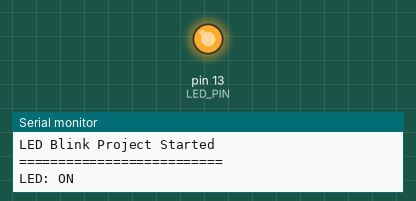
This sketch was run on a simulated Arduino Uno, built with avr-gcc and run on an emulated ATmega328P. Shown: output pins drawn as LEDs (lit = HIGH), the last lines printed to the serial monitor.

Above: at 0.5 s.
At 12.7 s:
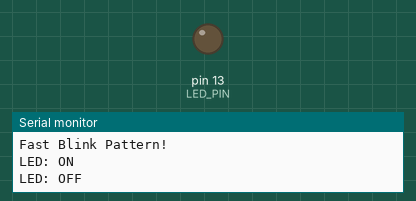
Timing chart, 0 to 14.6 s (numbered marks = the images above):
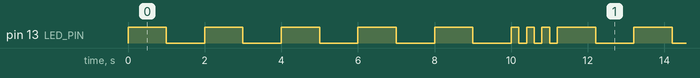

The sketch:

led_blink.ino
```cpp
/*
 * Basic LED Blink
 * Blinks an LED on pin 13
 *
 * Components:
 * - Arduino Board
 * - LED
 * - 220Ω Resistor
 *
 * Created: 2024
 * Author: Arduino Projects Suite
 * Version: 1.0
 */

// Pin Definitions
const int LED_PIN = 13;  // Built-in LED pin

// Timing Variables
const int BLINK_DELAY = 1000;  // Delay in milliseconds

void setup() {
  // Initialize serial communication
  Serial.begin(9600);

  // Initialize LED pin as output
  pinMode(LED_PIN, OUTPUT);

  // Print startup message
  Serial.println("LED Blink Project Started");
  Serial.println("==========================");
}

void loop() {
  // Turn LED ON
  digitalWrite(LED_PIN, HIGH);
  Serial.println("LED: ON");

  // Wait for specified time
  delay(BLINK_DELAY);

  // Turn LED OFF
  digitalWrite(LED_PIN, LOW);
  Serial.println("LED: OFF");

  // Wait for specified time
  delay(BLINK_DELAY);

  // Additional pattern: Fast blink every 5 cycles
  static int cycleCount = 0;
  cycleCount++;

  if (cycleCount % 5 == 0) {
    Serial.println("Fast Blink Pattern!");
    for (int i = 0; i < 3; i++) {
      digitalWrite(LED_PIN, HIGH);
      delay(200);
      digitalWrite(LED_PIN, LOW);
      delay(200);
    }
  }
}
```

traffic_light.ino
```cpp

```

Measured:
- by itself, pin 13 (LED_PIN): repeats every 11.2 s: 4 × (LOW 1.0 s, HIGH 1.0 s), LOW 1.0 s, 3 × (HIGH 0.20 s, LOW 0.20 s), HIGH 1.0 s
- by itself, everything shown: repeats every 11.2 s, in 16 steps
